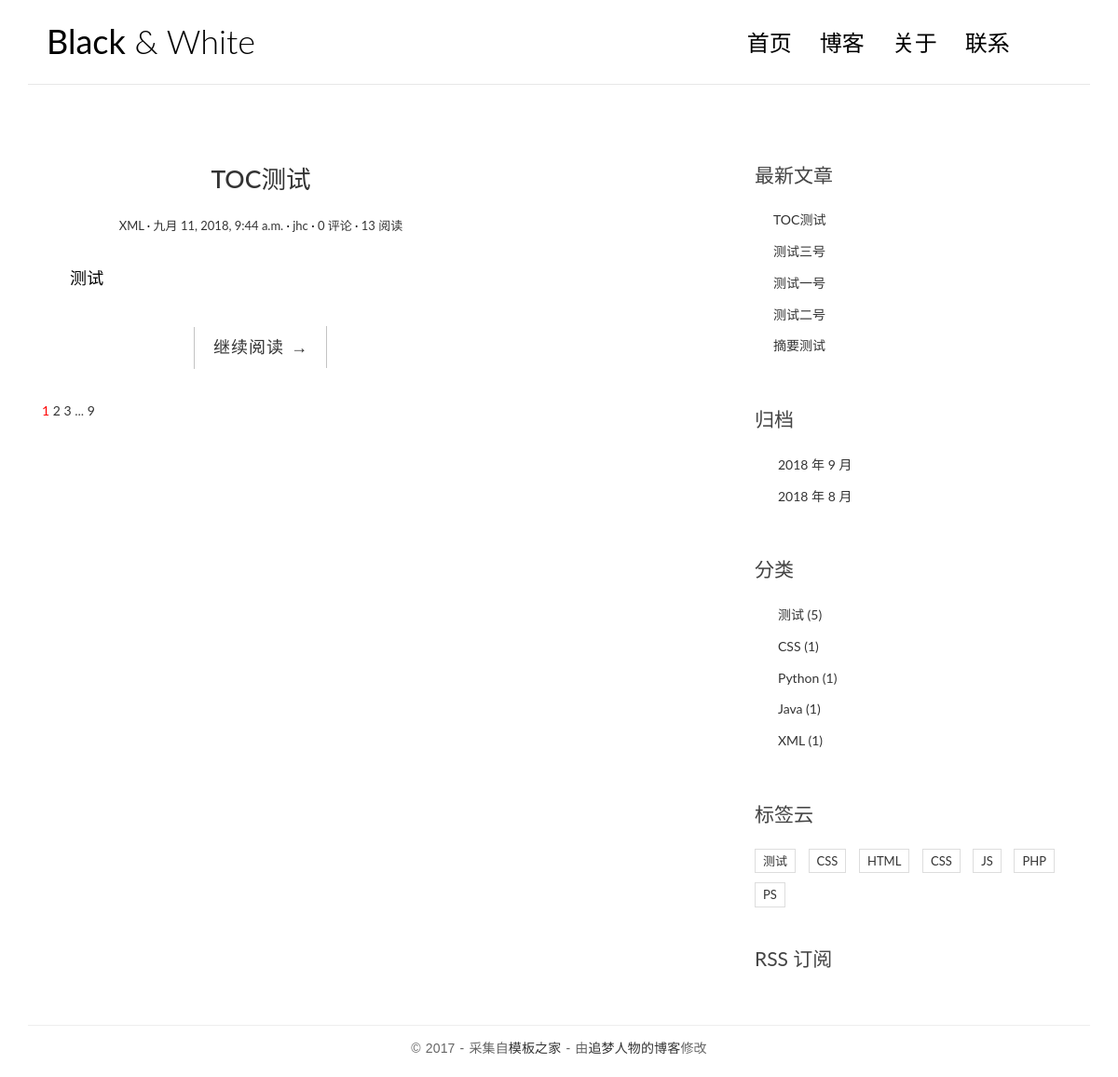
The page / on the database its author committed.
### blog/models.py (models this page shows, shortened)
class Post(models.Model):
    title = models.CharField(max_length=70)
    body = models.TextField()
    created_time = models.DateTimeField()
    modified_time = models.DateTimeField()
    excerpt = models.CharField(max_length=200, blank=True)
    category = models.ForeignKey(Category, on_delete=models.CASCADE)
    tags = models.ManyToManyField(Tag, blank=True)
    author = models.ForeignKey(User, on_delete=models.CASCADE)
    views = models.PositiveIntegerField(default=0)
    def get_absolute_url(self):
        return reverse('blog:detail', kwargs={'pk': self.pk})
    class Meta:
        ordering = ['-created_time']

class Category(models.Model):
    name = models.CharField(max_length=100)

class Tag(models.Model):
    name = models.CharField(max_length=100)

### blog/views.py (the view, shortened to what this page needs)
# urls.py: url(r'^$', views.IndexView.as_view(), name='index'),
class IndexView(ListView):
    model = Post
    template_name = 'blog/index.html'
    context_object_name = 'post_list'
    paginate_by = 1
    def get_context_data(self, **kwargs):
        context = super().get_context_data(**kwargs)
        paginator = context.get('paginator')
        page = context.get('page_obj')
        is_paginated = context.get('is_paginated')
        pagination_data = self.pagination_data(paginator, page, is_paginated)
        context.update(pagination_data)
        return context
    def pagination_data(self, paginator, page, is_paginated):
        if not is_paginated:
            return {}
        left = []
        right = []
        left_has_more = False
        right_has_more = False
        first = False
        last = False
        page_number = page.number
        total_pages = paginator.num_pages
        page_range = paginator.page_range
        if page_number == 1:
            right = page_range[page_number:page_number + 2]
            if right[-1] < total_pages - 1:
                right_has_more = True
            if right[-1] < total_pages:
                last = True
        elif page_number == total_pages:
            left = page_range[(page_number - 3) if (page_number - 3) > 0 else 0:page_number - 1]
            if left[0] > 2:
                left_has_more = True
            if left[0] > 1:
                first = True
        data = {
            'left': left,
            'right': right,
            'left_has_more': left_has_more,
            'right_has_more': right_has_more,
            'first': first,
            'last': last,
        }
        return data

### blog/templatetags/blog_tags.py (called while the page is built)
@register.simple_tag
def get_recent_post(num=5):
    return Post.objects.all().order_by('-created_time')[:num]

@register.simple_tag
def archives():
    return Post.objects.dates('created_time', 'month', order='DESC')

@register.simple_tag
def get_categories():
    return Category.objects.annotate(num_posts=Count('post')).filter(num_posts__gt=0)

@register.simple_tag
def get_tags():
    return Tag.objects.annotate(num_posts=Count('post')).filter(num_posts__gt=0)

### templates/blog/index.html (shortened to what this page needs)
{% extends 'base.html' %}
{% block main %}
<main class="col-md-8">
                {% for post in post_list %}
                <article class="post post-{{post.pk}}">
                    <header class="entry-header">
                        <h1 class="entry-title">
                            <a href="{{ post.get_absolute_url }}">{{ post.title }}</a>
                        </h1>
                        <div class="entry-meta">
                            <span class="post-category"><a href="#">{{ post.category.name }}</a></span>
                            <span class="post-date"><a href="#"><time class="entry-date"
                                                                      datetime="{{ post.created_time }}">{{ post.created_time }}</time></a></span>
                            <span class="post-author"><a href="#">{{ post.author }}</a></span>
                            <span class="comments-link"><a href="#">{{ post.comment_set.count }} 评论</a></span>
                            <span class="views-count"><a href="#">{{ post.views }} 阅读</a></span>
                        </div>
                    </header>
                    <div class="entry-content clearfix">
                        <p>{{ post.excerpt }}</p>
                        <div class="read-more cl-effect-14">
                            <a href="{{ post.get_absolute_url }}" class="more-link">继续阅读 <span class="meta-nav">→</span></a>
                        </div>
                    </div>
                </article>
                {% empty %}
                <div class="no-post">暂时还没有发布文章！</div>
                {% endfor %}
                {% if is_paginated %}
                    <div class="pagination">
                        <a href="?page={{ page_obj.number }}" style="color: red">{{ page_obj.number }}</a>
                        {% if right %}
                            {% for i in right %}
                                <a href="?page={{ i }}">{{ i }}</a>
                            {% endfor %}
                            {% if right_has_more %}
                                <span>...</span>
                            {% endif %}
                        {% endif %}
                        {% if last %}
                            <a href="?page={{ paginator.num_pages }}">{{ paginator.num_pages }}</a>
                        {% endif %}
                    </div>
                {% endif %}
            </main>
{% endblock main %}

### templates/base.html (shortened to what this page needs)
{% load staticfiles %}
{% load blog_tags %}
<!DOCTYPE html>
<html>
<head>
    <link rel="stylesheet" href="{%  static 'blog/css/bootstrap.min.css' %}">
    <link rel="stylesheet" href="http://code.ionicframework.com/ionicons/2.0.1/css/ionicons.min.css">
    <link rel="stylesheet" href="{% static 'blog/css/pace.css' %}">
    <link rel="stylesheet" href="{% static 'blog/css/custom.css' %}">
    <link rel="stylesheet" href="{% static 'blog/css/highlights/github.css' %}">
</head>
<body>
<div class="container">
    <header id="site-header">
        <div class="row">
            <div class="col-md-4 col-sm-5 col-xs-8">
                <div class="logo">
                    <h1><a href="{% url 'blog:index' %}"><b>Black</b> &amp; White</a></h1>
                </div>
            </div>
            <div class="col-md-8 col-sm-7 col-xs-4">
                <nav class="main-nav" role="navigation">
                    <div class="collapse navbar-collapse" id="bs-example-navbar-collapse-1">
                        <ul class="nav navbar-nav navbar-right">
                            <li class="cl-effect-11"><a href="{% url 'blog:index' %}" data-hover="首页">首页</a></li>
                            <li class="cl-effect-11"><a href="blog/full-width.html" data-hover="博客">博客</a></li>
                            <li class="cl-effect-11"><a href="blog/about.html" data-hover="关于">关于</a></li>
                            <li class="cl-effect-11"><a href="blog/contact.html" data-hover="联系">联系</a></li>
                        </ul>
                    </div>
                </nav>
            </div>
        </div>
    </header>
</div>
<div class="content-body">
    <div class="container">
        <div class="row">
            <main class="col-md-8">
                {% block main %}
                {% endblock main %}
            </main>
            <aside class="col-md-4">
                <div class="widget widget-recent-posts">
                    <h3 class="widget-title">最新文章</h3>
                    {% get_recent_post as recent_post_list %}
                    <ul>
                        {% for post in recent_post_list %}
                        <li>
                            <a href="{{ post.get_absolute_url }}">{{ post.title }}</a>
                        </li>
                        {% empty %}
                        暂无文章！
                        {% endfor %}
                    </ul>
                </div>
                <div class="widget widget-archives">
                    <h3 class="widget-title">归档</h3>
                    {% archives as date_list %}
                    <ul>
                        {% for date in date_list %}
                        <li>
                            <a href="{% url 'blog:archives' date.year date.month %}">{{ date.year }} 年 {{ date.month }} 月</a>
                        </li>
                        {% empty %}
                        暂无归档！
                        {% endfor %}
                    </ul>
                </div>
                <div class="widget widget-category">
                    <h3 class="widget-title">分类</h3>
                    {% get_categories as category_list %}
                    <ul>
                        {% for category in category_list %}
                        <li>
                            <a href="{% url 'blog:category' category.pk %}">{{ category.name }}
                                <span class="post-count">({{ category.num_posts }})</span></a>
                        </li>
                        {% empty %}
                        暂无分类
                        {% endfor %}
                    </ul>
                </div>
                <div class="widget widget-tag-cloud">
                    <h3 class="widget-title">标签云</h3>
                    {% get_tags as tag_list %}
                    <ul>
                        {% for tag in tag_list %}
                        <li>
                            <a href="{% url 'blog:tag' tag.pk %}">{{ tag.name }}</a>
                        </li>
                        {% empty %}
                        暂无标签
                        {% endfor %}
                    </ul>
                </div>
                <div class="rss">
                    <a href="{% url 'rss' %}"> RSS 订阅</a>
                </div>
            </aside>
        </div>
    </div>
</div>
<footer id="site-footer">
    <div class="container">
        <div class="row">
            <div class="col-md-12">
                <p class="copyright">&copy 2017 - 采集自<a href="http://www.cssmoban.com/"
                                                        target="_blank" title="模板之家">模板之家</a>
                    - 由<a href="http://zmrenwu.com/" title="网页模板" target="_blank">追梦人物的博客</a>修改
                </p>
            </div>
        </div>
    </div>
</footer>
</body>
</html>

### blog/static/blog/css/custom.css (style rules this page uses)
* { outline: none; }
h1, h2, h3, h4, h5, h6 { margin-top: 0; }
b { font-weight: 400; }
a { color: #333; }
body { color: #444; font-family: 'Lato', sans-serif; }
p { font-family: 'Ubuntu', sans-serif; font-weight: 400; word-spacing: 1px; letter-spacing: 0.01em; }
#site-header { background-color: #FFF; padding: 25px 20px; margin-bottom: 40px; border-bottom: 1px solid #e7e7e7; }
.logo h1 a { color: #000; }
.logo h1 { margin: 0; font-family: 'Lato', sans-serif; font-weight: 300; }
.main-nav { margin-top: 11px; max-width: 95%; }
.main-nav a { color: #000000 !important; padding: 0 0 5px 0 !important; margin-right: 30px; font-family: 'Lato', sans-serif; font-weight: 300; font-size: 24px; }
.cl-effect-11 a { padding: 10px 0; color: #0972b4; text-shadow: none; }
.cl-effect-11 a::before { position: absolute; top: 0; left: 0; overflow: hidden; padding: 0 0 5px 0 !important; max-width: 0; border-bottom: 1px solid #000; color: #000; content: attr(data-hover); white-space: nowrap; -webkit-transition: max-width 0.5s; -moz-transition: max-width 0.5s; transition: max-width 0.5s; }
.content-body { padding-bottom: 4em; }
.post { background: #fff; padding: 30px 30px 0; }
.entry-title { text-align: center; font-size: 1.9em; margin-bottom: 20px; line-height: 1.6; padding: 10px 20px 0; }
.entry-meta { text-align: center; color: #DDDDDD; font-size: 13px; margin-bottom: 30px; }
.entry-content { font-size: 18px; line-height: 1.9; font-weight: 300; color: #000; }
.post-category::after, .post-date::after, .post-author::after, .comments-link::after { content: ' ·'; color: #000; }
.read-more { font-family: 'Ubuntu', sans-serif; font-weight: 400; word-spacing: 1px; letter-spacing: 0.01em; text-align: center; margin-top: 20px; }
.cl-effect-14 a { padding: 0 20px; height: 45px; line-height: 45px; position: relative; display: inline-block; margin: 15px 25px; letter-spacing: 1px; font-weight: 400; text-shadow: 0 0 1px rgba(255, 255, 255, 0.3); }
.cl-effect-14 a::before, .cl-effect-14 a::after { position: absolute; width: 45px; height: 1px; background: #C3C3C3; content: ''; -webkit-transition: all 0.3s; -moz-transition: all 0.3s; transition: all 0.3s; pointer-events: none; }
.cl-effect-14 a::before { top: 0; left: 0; -webkit-transform: rotate(90deg); -moz-transform: rotate(90deg); transform: rotate(90deg); -webkit-transform-origin: 0 0; -moz-transform-origin: 0 0; transform-origin: 0 0; }
.cl-effect-14 a::after { right: 0; bottom: 0; -webkit-transform: rotate(90deg); -moz-transform: rotate(90deg); transform: rotate(90deg); -webkit-transform-origin: 100% 0; -moz-transform-origin: 100% 0; transform-origin: 100% 0; }
.widget { background: #fff; padding: 30px 0 0; }
.widget-title { font-size: 1.5em; margin-bottom: 20px; line-height: 1.6; padding: 10px 0 0; font-weight: 400; }
.widget-recent-posts ul { padding: 0; margin: 0; padding-left: 20px; }
.widget-recent-posts ul li { list-style-type: none; position: relative; line-height: 170%; margin-bottom: 10px; }
.widget-recent-posts ul li::before { content: '\f3d3'; font-family: "Ionicons"; position: absolute; left: -17px; top: 3px; font-size: 16px; color: #000; }
.widget-archives ul { padding: 0; margin: 0; padding-left: 25px; }
.widget-archives ul li { list-style-type: none; position: relative; line-height: 170%; margin-bottom: 10px; }
.widget-archives ul li::before { content: '\f3f3'; font-family: "Ionicons"; position: absolute; left: -25px; top: 1px; font-size: 16px; color: #000; }
.widget-category ul { padding: 0; margin: 0; padding-left: 25px; }
.widget-category ul li { list-style-type: none; position: relative; line-height: 170%; margin-bottom: 10px; }
.widget-category ul li::before { content: '\f3fe'; font-family: "Ionicons"; position: absolute; left: -25px; top: 1px; font-size: 18px; color: #000; }
.widget-tag-cloud ul { padding: 0; margin: 0; margin-right: -10px; }
.widget-tag-cloud ul li { list-style-type: none; font-size: 13px; display: inline-block; margin-right: 10px; margin-bottom: 10px; padding: 3px 8px; border: 1px solid #ddd; }
.rss { font-size: 21px; margin-top: 30px; }
.rss a { color: #444; }
#site-footer { padding-top: 10px; padding: 0 0 1.5em 0; }
.copyright { text-align: center; padding-top: 1em; margin: 0; border-top: 1px solid #eee; color: #666; }

### rows shown on the page
Post: title "TOC测试", category.name "XML", created_time "九月 11, 2018, 9:44 a.m.", author "jhc", comment_set.count "0", views "13", excerpt "测试"
Post: title "测试三号"
Post: title "测试一号"
Post: title "测试二号"
Post: title "摘要测试"
Category: name "测试", num_posts "5"
Category: name "CSS", num_posts "1"
Category: name "Python", num_posts "1"
Category: name "Java", num_posts "1"
Category: name "XML", num_posts "1"
Tag: name "测试"
Tag: name "CSS"
Tag: name "HTML"
Tag: name "CSS"
Tag: name "JS"
Tag: name "PHP"
Tag: name "PS"

### other values the page prints
{{ page_obj.number }} "1"
{{ i }} "2" "3"
{{ paginator.num_pages }} "9"
{{ date.year }} "2018" "2018"
{{ date.month }} "9" "8"
